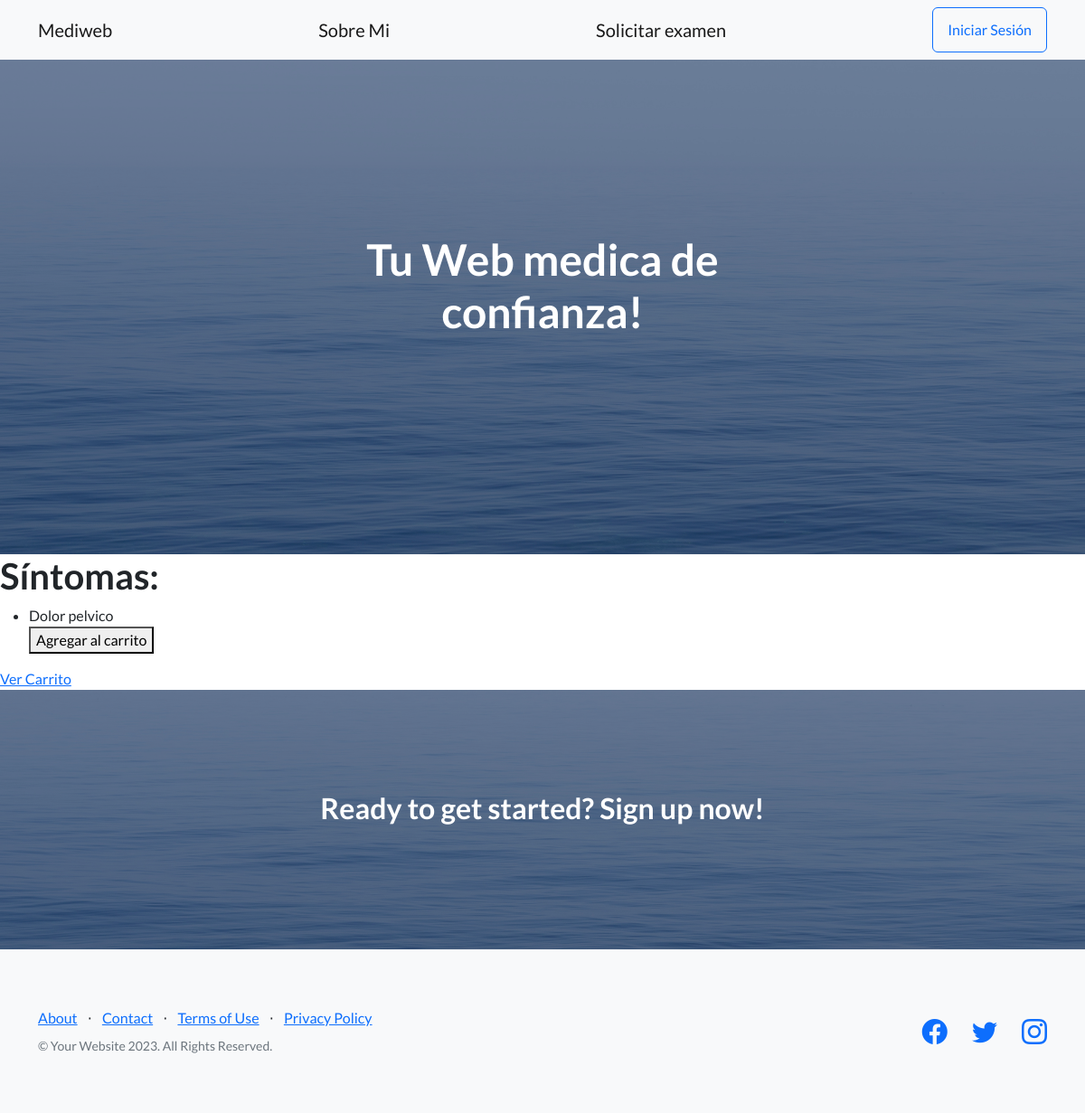
The app's page /ver_diagnosticos/1/, older data.
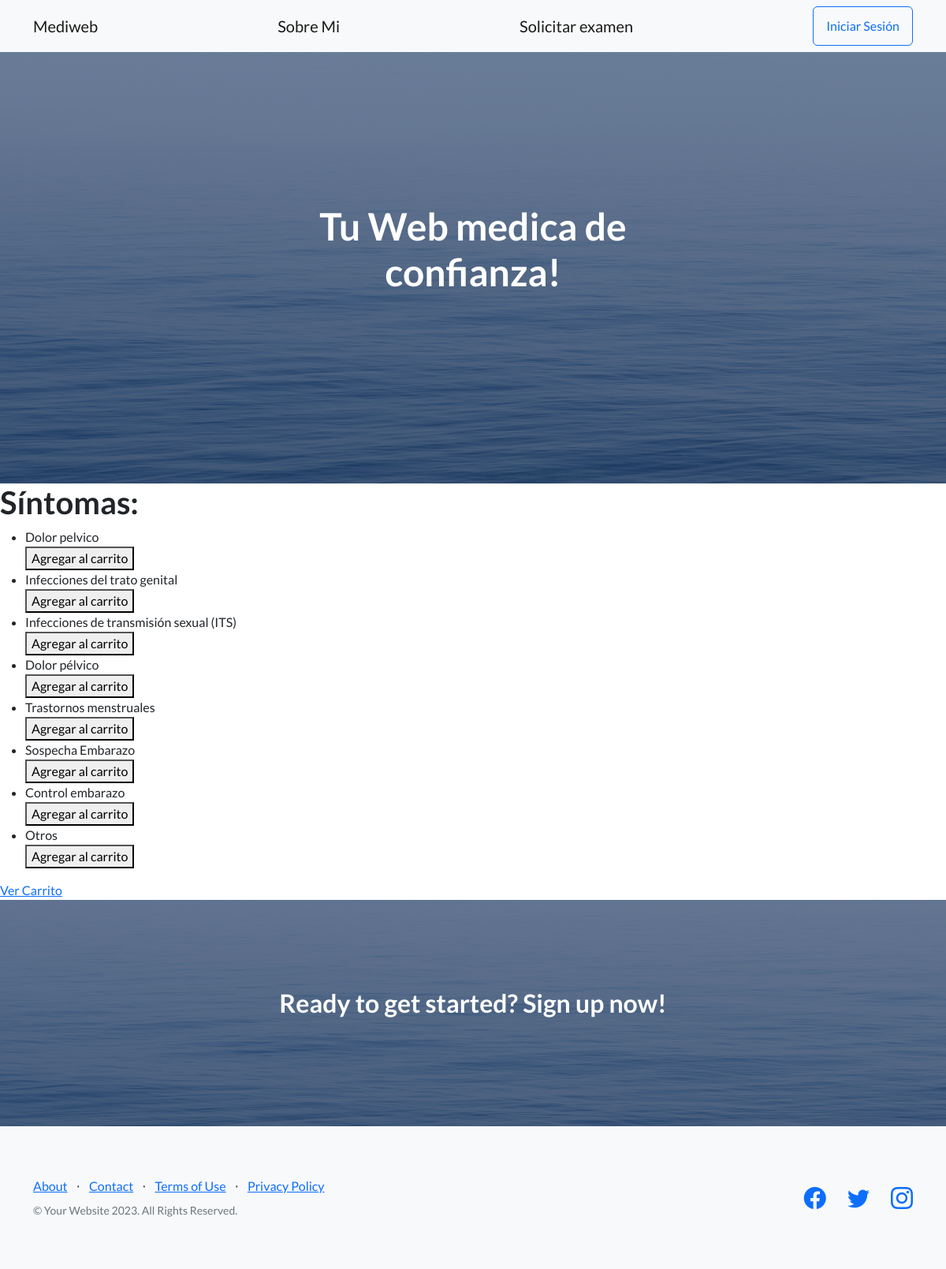
The same page, newer data.
### AppWeb/models.py (models this page shows, shortened)
class Item(models.Model):
    nombre = models.CharField(max_length=100)
    categoria = models.ForeignKey(Categoria, on_delete=models.CASCADE, null=True, blank=True)
    derivacion = models.ForeignKey(Derivacion, on_delete=models.CASCADE, null=True, blank=True)
    descripcion = models.TextField(blank=True)

### AppWeb/views.py (the view)
# urls.py: path('ver_diagnosticos/<int:derivacion_id>/', views.ver_diagnosticos, name='ver_diagnosticos'),
def ver_diagnosticos(request, derivacion_id):
    derivacion = get_object_or_404(Derivacion, id=derivacion_id)
    diagnosticos = Item.objects.filter(derivacion=derivacion)
    return render(request, 'derivaciones/diagnostico.html', {'derivacion': derivacion, 'diagnosticos': diagnosticos})

### AppWeb/templates/derivaciones/diagnostico.html (shortened to what this page needs)
{% extends 'base.html' %}
{% load static %}
{% block content %}
<h1>Síntomas:</h1>
<ul>
    {% for diagnostico in diagnosticos %}
    <li>{{ diagnostico.nombre }}</li>
    <form method="post" action="{% url 'agregar_al_carrito' %}">
        <button type="submit">Agregar al carrito</button>
    </form>
    {% endfor %}
</ul>
<a href="{% url 'resumen_carrito' %}">Ver Carrito</a>
{% endblock %}

Row changes from the older to the newer data that the page shows:
added Item: nombre "Infecciones del trato genital"
added Item: nombre "Infecciones de transmisión sexual (ITS)"
added Item: nombre "Dolor pélvico"
added Item: nombre "Trastornos menstruales"
added Item: nombre "Sospecha Embarazo"
added Item: nombre "Control embarazo"
added Item: nombre "Otros"
